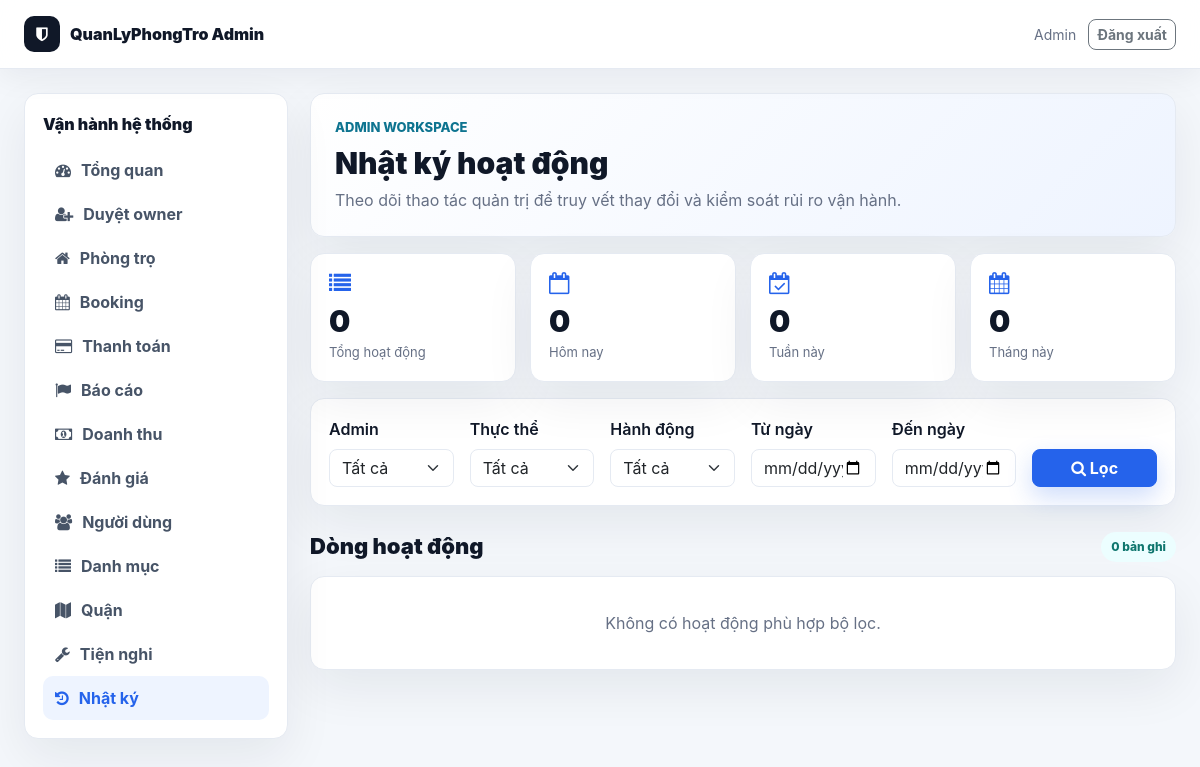
Before: /public/admin/activity_logs.php (signed in) with the older database file.
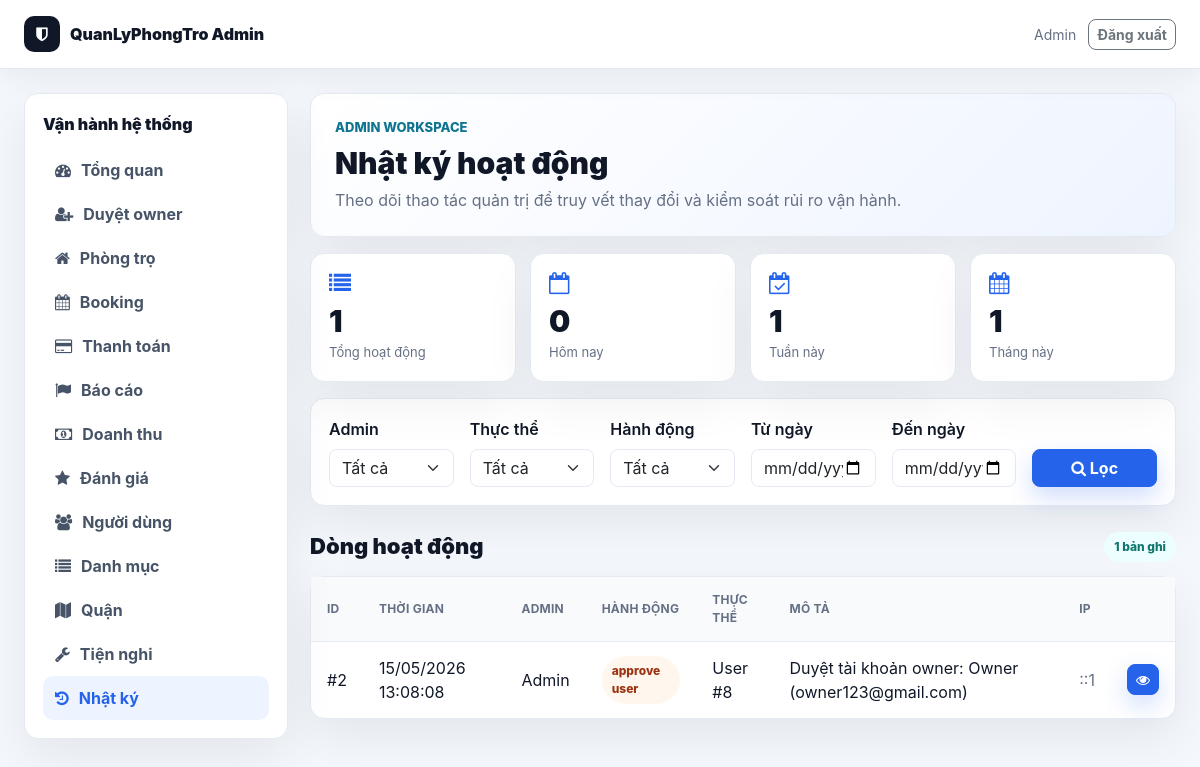
After: the same page with the newer database file.
### tables this page shows
CREATE TABLE `activity_logs` (
  `id` int(11) NOT NULL,
  `admin_id` int(11) DEFAULT NULL,
  `action` varchar(100) NOT NULL,
  `entity_type` varchar(100) DEFAULT NULL,
  `entity_id` int(11) DEFAULT NULL,
  `old_values` text DEFAULT NULL,
  `new_values` text DEFAULT NULL,
  `description` text DEFAULT NULL,
  `ip_address` varchar(45) DEFAULT NULL,
  `user_agent` text DEFAULT NULL,
  `created_at` timestamp NOT NULL DEFAULT current_timestamp()
);

CREATE TABLE `users` (
  `id` int(11) NOT NULL,
  `name` varchar(100) DEFAULT NULL,
  `email` varchar(150) DEFAULT NULL,
  `password` varchar(255) DEFAULT NULL,
  `reset_token` varchar(64) DEFAULT NULL,
  `reset_expires` datetime DEFAULT NULL,
  `force_password_change` tinyint(1) NOT NULL DEFAULT 0,
  `phone` varchar(20) DEFAULT NULL,
  `avatar` varchar(255) DEFAULT NULL,
  `role` enum('user','owner','admin') DEFAULT 'user',
  `created_at` timestamp NOT NULL DEFAULT current_timestamp(),
  `status` varchar(20) DEFAULT 'pending',
  `approved_by` int(11) DEFAULT NULL,
  `approved_at` datetime DEFAULT NULL,
  `rejection_reason` text DEFAULT NULL,
  `address` text DEFAULT NULL,
  `idcard_number` varchar(50) DEFAULT NULL,
  `trust_score` int(11) NOT NULL DEFAULT 0,
  `admin_note` text DEFAULT NULL,
  `verified_at` datetime DEFAULT NULL
);

### public/admin_init.php (called while the page is built, shortened)
<?php
require_once __DIR__ . '/../config/database.php';
require_once __DIR__ . '/../core/Database.php';
require_once __DIR__ . '/../app/controller/ActivityLogController.php';
$db = new Database($conn);
?>

### core/Database.php (called while the page is built, shortened)
<?php
class Database {
    private $conn;
    public function __construct($connection) {
        $this->conn = $connection;
    }
    public function getRow($sql) {
        $result = $this->conn->query($sql);
        if ($result && $result->num_rows > 0) {
            return $result->fetch_assoc();
        }
        return false;
    }
    public function getRows($sql) {
        $result = $this->conn->query($sql);
        if ($result && $result->num_rows > 0) {
            $rows = [];
            while ($row = $result->fetch_assoc()) {
                $rows[] = $row;
            }
            return $rows;
        }
        return [];
    }
}
?>

### public/admin/activity_logs.php (the view, shortened to what the changed rows need)
<?php
require_once __DIR__ . '/../admin_init.php';
require_once __DIR__ . '/layout.php';
$page = max(1, (int)($_GET['page'] ?? 1));
$limit = ITEMS_PER_PAGE;
$offset = ($page - 1) * $limit;
$where = '1=1';
$total = (int)($db->getRow("SELECT COUNT(*) AS total FROM activity_logs l WHERE {$where}")['total'] ?? 0);
$logs = $db->getRows(
    "SELECT l.*, u.name AS admin_name, u.email AS admin_email
     FROM activity_logs l
     LEFT JOIN users u ON l.admin_id = u.id
     WHERE {$where}
     ORDER BY l.created_at DESC
     LIMIT {$offset}, {$limit}"
);
$stats = $db->getRow(
    "SELECT COUNT(*) AS total,
            COUNT(IF(DATE(created_at) = CURDATE(), 1, NULL)) AS today,
            COUNT(IF(YEARWEEK(created_at) = YEARWEEK(NOW()), 1, NULL)) AS week,
            COUNT(IF(MONTH(created_at) = MONTH(NOW()) AND YEAR(created_at) = YEAR(NOW()), 1, NULL)) AS month
     FROM activity_logs"
) ?: [];
admin_layout_start('Nhật ký hoạt động', 'Theo dõi thao tác quản trị để truy vết thay đổi và kiểm soát rủi ro vận hành.', 'activity_logs');
?>
<div class="wb-grid wb-stats-4 mb-3">
    <div class="wb-card"><i class="fa fa-list wb-card-icon"></i><div class="wb-card-value"><?php echo (int)($stats['total'] ?? 0); ?></div><div class="wb-card-label">Tổng hoạt động</div></div>
    <div class="wb-card"><i class="fa fa-calendar-check-o wb-card-icon"></i><div class="wb-card-value"><?php echo (int)($stats['week'] ?? 0); ?></div><div class="wb-card-label">Tuần này</div></div>
    <div class="wb-card"><i class="fa fa-calendar wb-card-icon"></i><div class="wb-card-value"><?php echo (int)($stats['month'] ?? 0); ?></div><div class="wb-card-label">Tháng này</div></div>
</div>
<div class="wb-section-head">
    <h2>Dòng hoạt động</h2>
    <span class="wb-pill"><?php echo $total; ?> bản ghi</span>
</div>
<div class="wb-table-card">
    <?php if ($logs): ?>
        <table class="wb-table">
            <thead>
                <tr>
                    <th>ID</th>
                    <th>Thời gian</th>
                    <th>Admin</th>
                    <th>Hành động</th>
                    <th>Thực thể</th>
                    <th>Mô tả</th>
                    <th>IP</th>
                    <th></th>
                </tr>
            </thead>
            <tbody>
                <?php foreach ($logs as $log): ?>
                    <tr>
                        <td>#<?php echo (int)$log['id']; ?></td>
                        <td><?php echo !empty($log['created_at']) ? date('d/m/Y H:i:s', strtotime((string)$log['created_at'])) : ''; ?></td>
                        <td><?php echo admin_e($log['admin_name'] ?? 'Ẩn danh'); ?></td>
                        <td><span class="wb-pill warning"><?php echo admin_e(str_replace('_', ' ', (string)$log['action'])); ?></span></td>
                        <td><?php echo admin_e(ucfirst((string)$log['entity_type'])); ?> #<?php echo (int)$log['entity_id']; ?></td>
                        <td><?php echo admin_e(substr((string)($log['description'] ?? ''), 0, 80)); ?></td>
                        <td class="wb-muted"><?php echo admin_e($log['ip_address'] ?? '-'); ?></td>
                        <td class="text-end"><a href="activity_log_detail.php?id=<?php echo (int)$log['id']; ?>" class="btn btn-sm btn-primary"><i class="fa fa-eye"></i></a></td>
                    </tr>
                <?php endforeach; ?>
            </tbody>
        </table>
    <?php else: ?>
        <div class="wb-empty">Không có hoạt động phù hợp bộ lọc.</div>
    <?php endif; ?>
</div>
<?php admin_layout_end(); ?>

### public/admin/layout.php (shortened to what the changed rows need)
<?php
function admin_e(?string $value): string
{
    return htmlspecialchars((string)$value, ENT_QUOTES, 'UTF-8');
}
function admin_nav_items(): array
{
    return [
        'index' => ['icon' => 'fa fa-dashboard', 'label' => 'Tổng quan', 'url' => 'index.php'],
        'user_approvals' => ['icon' => 'fa fa-user-plus', 'label' => 'Duyệt owner', 'url' => 'user_approvals.php'],
        'motels' => ['icon' => 'fa fa-home', 'label' => 'Phòng trọ', 'url' => 'motels.php'],
        'bookings' => ['icon' => 'fa fa-calendar', 'label' => 'Booking', 'url' => 'bookings.php'],
        'payments' => ['icon' => 'fa fa-credit-card', 'label' => 'Thanh toán', 'url' => 'payments.php'],
        'reports' => ['icon' => 'fa fa-flag', 'label' => 'Báo cáo', 'url' => 'reports.php'],
        'admin_revenue' => ['icon' => 'fa fa-money', 'label' => 'Doanh thu', 'url' => 'admin_revenue.php'],
        'reviews' => ['icon' => 'fa fa-star', 'label' => 'Đánh giá', 'url' => 'reviews.php'],
        'users' => ['icon' => 'fa fa-users', 'label' => 'Người dùng', 'url' => 'users.php'],
        'categories' => ['icon' => 'fa fa-list', 'label' => 'Danh mục', 'url' => 'categories.php'],
        'districts' => ['icon' => 'fa fa-map', 'label' => 'Quận', 'url' => 'districts.php'],
        'utilities' => ['icon' => 'fa fa-wrench', 'label' => 'Tiện nghi', 'url' => 'utilities.php'],
        'activity_logs' => ['icon' => 'fa fa-history', 'label' => 'Nhật ký', 'url' => 'activity_logs.php'],
    ];
}
function admin_layout_start(string $title, string $subtitle = '', ?string $active = null): void
{
    $active ??= basename($_SERVER['PHP_SELF'], '.php');
    ?>
<!DOCTYPE html>
<html lang="vi">
<head>
    <link href="https://cdn.jsdelivr.net/npm/bootstrap@5.3.0/dist/css/bootstrap.min.css" rel="stylesheet">
    <link href="https://cdn.jsdelivr.net/npm/font-awesome@4.7.0/css/font-awesome.min.css" rel="stylesheet">
    <link href="../assets/css/modern.css" rel="stylesheet">
    <link href="../assets/css/workbench.css" rel="stylesheet">
</head>
<body class="workbench">
    <main class="wb-shell">
        <div class="container-fluid px-4 wb-layout">
            <aside class="wb-sidebar">
                <div class="wb-side-title">Vận hành hệ thống</div>
                <?php foreach (admin_nav_items() as $key => $item): ?>
                    <a class="wb-side-link <?php echo $active === $key ? 'active' : ''; ?>" href="<?php echo ADMIN_URL . $item['url']; ?>">
                        <i class="<?php echo admin_e($item['icon']); ?>"></i>
                        <?php echo admin_e($item['label']); ?>
                    </a>
                <?php endforeach; ?>
            </aside>
            <section>
                <div class="wb-hero admin mb-3">
                    <div>
                        <h1><?php echo admin_e($title); ?></h1>
                    </div>
                </div>
<?php
}
        ?>
        <?php
function admin_layout_end(string $extraScript = ''): void
{
    ?>
            </section>
        </div>
    </main>
</body>
</html>
<?php
}

Changed rows visible on the page:
added activity_logs: id "2", created_at "15/05/2026 13:08:08", users.name "Admin", action "approve user", entity_type "User", entity "8", description "Duyệt tài khoản owner: Owner (owner123@gmail.com)", ip_address "::1"
Other visible differences:
$stats['total']: "0" → "1"
$stats['week']: "0" → "1"
$stats['month']: "0" → "1"
$total: "0" → "1"
text no longer shown: "Không có hoạt động phù hợp bộ lọc."
text now shown: "ID THỜI GIAN ADMIN HÀNH ĐỘNG THỰC THỂ MÔ TẢ IP"
